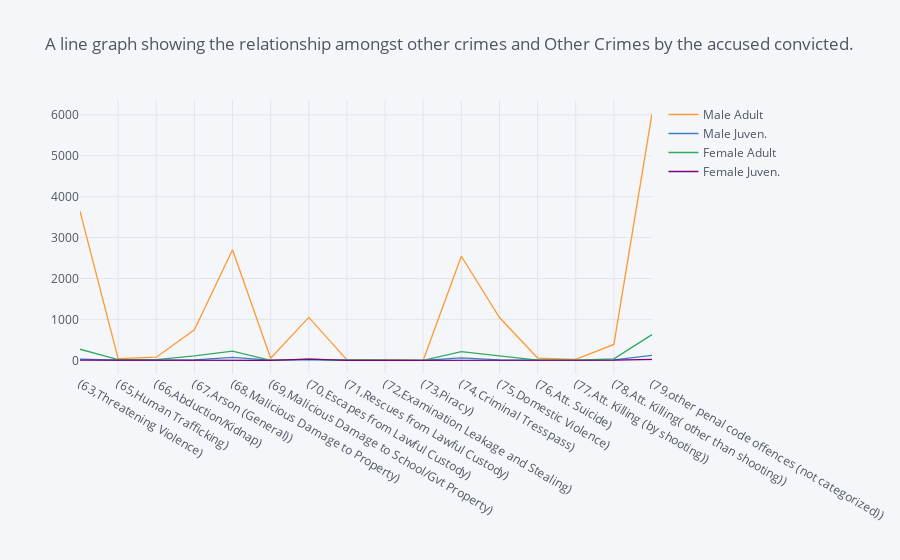

Notebook source saved alongside this figure:
### Code cell
# Line graph for the Data stored in variable ActualAccusedcharged
Accusedcharge.iplot(kind='line',title='A line graph showing the relationship amongst other crimes and Other Crimes by the accused charged.')

### Figure 1 — Plotly figure (JSON) as saved in the notebook; plotly's stock layout.template omitted (floating-point values rounded to 4 significant figures)
{"data": [{"line": {"color": "rgba(255, 153, 51, 1.0)", "dash": "solid", "shape": "linear", "width": 1.3}, "mode": "lines", "name": "Male Adult", "text": "", "type": "scatter", "x": ["(63,Threatening Violence)", "(65,Human Trafficking)", "(66,Abduction/Kidnap)", "(67,Arson (General))", "(68,Malicious Damage to Property)", "(69,Malicious Damage to School/Gvt Property)", "(70,Escapes from Lawful Custody)", "(71,Rescues from Lawful Custody)", "(72,Examination Leakage and Stealing)", "(73,Piracy)", "(74,Criminal Tresspass)", "(75,Domestic Violence)", "(76,Att. Suicide)", "(77,Att. Killing (by shooting))", "(78,Att. Killing( other than shooting))", "(79,other penal code offences (not categorized))"], "y": [3647, 43, 75, 743, 2703, 52, 1050, 12, 14, 0, 2544, 1046, 55, 23, 388, 6028]}, {"line": {"color": "rgba(55, 128, 191, 1.0)", "dash": "solid", "shape": "linear", "width": 1.3}, "mode": "lines", "name": "Male Juven.", "text": "", "type": "scatter", "x": ["(63,Threatening Violence)", "(65,Human Trafficking)", "(66,Abduction/Kidnap)", "(67,Arson (General))", "(68,Malicious Damage to Property)", "(69,Malicious Damage to School/Gvt Property)", "(70,Escapes from Lawful Custody)", "(71,Rescues from Lawful Custody)", "(72,Examination Leakage and Stealing)", "(73,Piracy)", "(74,Criminal Tresspass)", "(75,Domestic Violence)", "(76,Att. Suicide)", "(77,Att. Killing (by shooting))", "(78,Att. Killing( other than shooting))", "(79,other penal code offences (not categorized))"], "y": [29, 1, 2, 12, 72, 3, 17, 0, 0, 0, 58, 11, 0, 0, 12, 122]}, {"line": {"color": "rgba(50, 171, 96, 1.0)", "dash": "solid", "shape": "linear", "width": 1.3}, "mode": "lines", "name": "Female Adult", "text": "", "type": "scatter", "x": ["(63,Threatening Violence)", "(65,Human Trafficking)", "(66,Abduction/Kidnap)", "(67,Arson (General))", "(68,Malicious Damage to Property)", "(69,Malicious Damage to School/Gvt Property)", "(70,Escapes from Lawful Custody)", "(71,Rescues from Lawful Custody)", "(72,Examination Leakage and Stealing)", "(73,Piracy)", "(74,Criminal Tresspass)", "(75,Domestic Violence)", "(76,Att. Suicide)", "(77,Att. Killing (by shooting))", "(78,Att. Killing( other than shooting))", "(79,other penal code offences (not categorized))"], "y": [271, 16, 15, 107, 225, 0, 29, 1, 1, 0, 213, 103, 4, 1, 36, 627]}, {"line": {"color": "rgba(128, 0, 128, 1.0)", "dash": "solid", "shape": "linear", "width": 1.3}, "mode": "lines", "name": "Female Juven.", "text": "", "type": "scatter", "x": ["(63,Threatening Violence)", "(65,Human Trafficking)", "(66,Abduction/Kidnap)", "(67,Arson (General))", "(68,Malicious Damage to Property)", "(69,Malicious Damage to School/Gvt Property)", "(70,Escapes from Lawful Custody)", "(71,Rescues from Lawful Custody)", "(72,Examination Leakage and Stealing)", "(73,Piracy)", "(74,Criminal Tresspass)", "(75,Domestic Violence)", "(76,Att. Suicide)", "(77,Att. Killing (by shooting))", "(78,Att. Killing( other than shooting))", "(79,other penal code offences (not categorized))"], "y": [4, 0, 0, 3, 3, 0, 31, 0, 0, 0, 15, 0, 0, 0, 2, 24]}], "layout": {"legend": {"bgcolor": "#F5F6F9", "font": {"color": "#4D5663"}}, "paper_bgcolor": "#F5F6F9", "plot_bgcolor": "#F5F6F9", "title": {"font": {"color": "#4D5663"}, "text": "A line graph showing the relationship amongst other crimes and Other Crimes by the accused convicted."}, "xaxis": {"gridcolor": "#E1E5ED", "showgrid": true, "tickfont": {"color": "#4D5663"}, "title": {"font": {"color": "#4D5663"}, "text": ""}, "zerolinecolor": "#E1E5ED"}, "yaxis": {"gridcolor": "#E1E5ED", "showgrid": true, "tickfont": {"color": "#4D5663"}, "title": {"font": {"color": "#4D5663"}, "text": ""}, "zerolinecolor": "#E1E5ED"}}}
